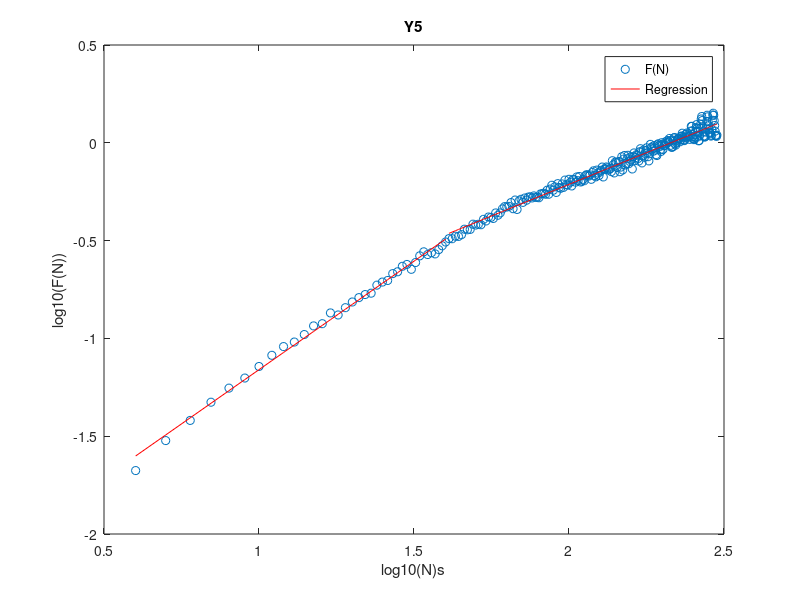
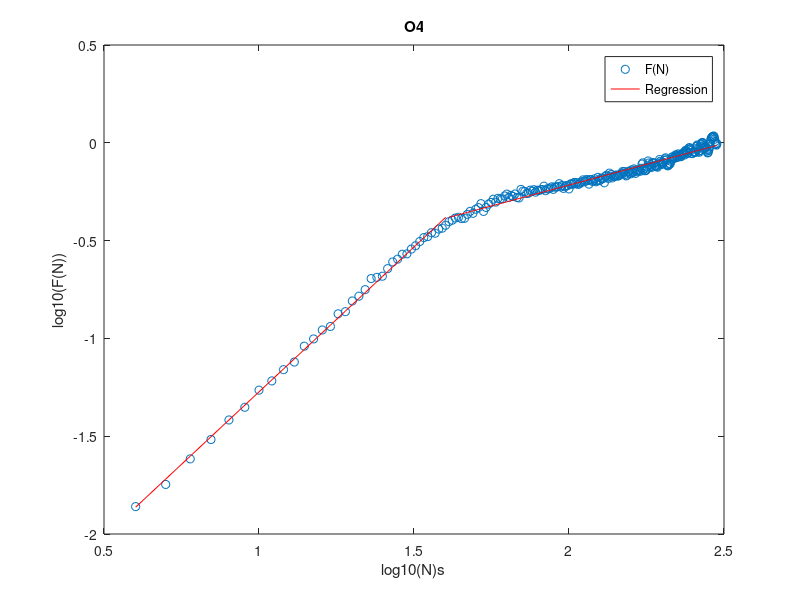

The MATLAB source for these figures, in order:
%--------------------------------------------------------------------------
%Assignment 2 Part A step 6
%Written by Kun Zhang, 22701478

clc;clear;close all;
%data assigned Y5, O4
heartY5=load('Y5.txt');
heartO4=load('O4.txt');

%integrated data
Y5_igt=cumsum(heartY5-mean(heartY5));
O4_igt=cumsum(heartO4-mean(heartO4));

%data length
Y5_len=length(Y5_igt);
O4_len=length(O4_igt);

%The elapsed time = sum of the heartbeat intervals
Y5_time=cumsum(heartY5);
O4_time=cumsum(heartO4);

%---------------------------------for Y5------------------------------
%Box paramentres
for n=4:300; %box size confined in a range or 4-300number of boxes
m=fix(Y5_len/n); %number of boxes
n_redu=mod(Y5_len,n); %redundant elements number <300

%Spliting data and time
if n_redu<4 %last box = regularbox+redundant elements
    n_last=n_redu+n; %last box size last box
    m_reg = m-1; %number of regular boxes
    Y5_split_reg=reshape(Y5_igt(1:(Y5_len-n_last)),n,m_reg);%splitted regular boxes
    Y5_split_last=Y5_igt((Y5_len-n_last+1):end);%last box
    Y5_time_reg=reshape(Y5_time(1:(Y5_len-n_last)),n,m_reg);%splitted regular boxes
    Y5_time_last=Y5_time((Y5_len-n_last+1):end);%last box
else %last box = redundant elements
    n_last=n_redu;%last box size last box
    m_reg = m; %number of regular boxes
    Y5_split_reg=reshape(Y5_igt(1:(Y5_len-n_last)),n,m);%splitted regular boxes
    Y5_split_last=Y5_igt((Y5_len-n_last+1):end);%last box
    Y5_time_reg=reshape(Y5_time(1:(Y5_len-n_last)),n,m);%splitted regular boxes
    Y5_time_last=Y5_time((Y5_len-n_last+1):end);%last box
end

%predefine yreg and ydet, regular regression and detrended
yreg=zeros(n,m_reg);
ydet=zeros(n,m_reg);

%linear regression for each regualr boxes
for i=1:m_reg
b=polyfit(Y5_time_reg(:,i),Y5_split_reg(:,i),1); %linear regression
yreg(:,i)=b(1)*Y5_time_reg(:,i)+b(2);   %=polyval
ydet(:,i)=transpose(Y5_split_reg(:,i)-yreg(:,i)); %find the residual
end
%linear regression for last box
b=polyfit(Y5_time_last,Y5_split_last,1); %linear regression
yreg_last=b(1)*Y5_time_last+b(2);   %m(2) is the coefficient with higher confidence
ydet_last=transpose(Y5_split_last-yreg_last);
ydet_all=[reshape(ydet,1,[]),ydet_last];

rms(n-3)=sqrt(dot(transpose(ydet_all),ydet_all)/length(ydet_all));%root means square of dot product / matrix length

end

n_mat=4:300;
%b_log=polyfit(log10(n_mat),log10(rms),1);%regression for log-log plot
%approximate from the graph, the 37th points is the turning point
alpha_1=polyfit(log10(n_mat(1:37)),log10(rms(1:37)),1)
alpha_2=polyfit(log10(n_mat(38:end)),log10(rms(38:end)),1)
figure (1)
plot(log10(n_mat),log10(rms),'o')
hold on
%plot(log10(n_mat),b_log(1)*log10(n_mat)+b_log(2))
plot(log10(n_mat(1:37)),alpha_1(1)*log10(n_mat(1:37))+alpha_1(2),'r')
hold on
plot(log10(n_mat(38:end)),alpha_2(1)*log10(n_mat(38:end))+alpha_2(2),'r')
title('Y5');
xlabel('log10(N)s');
ylabel('log10(F(N))');
legend('F(N)','Regression')

%---------------------------------for O4------------------------------
%Box paramentres
for n=4:300; %box size confined in a range or 4-300number of boxes
m=fix(O4_len/n); %number of boxes
n_redu=mod(O4_len,n); %redundant elements number <300

%Spliting data and time
if n_redu<4 %last box = regularbox+redundant elements
    n_last=n_redu+n; %last box size last box
    m_reg = m-1; %number of regular boxes
    O4_split_reg=reshape(O4_igt(1:(O4_len-n_last)),n,m_reg);%splitted regular boxes
    O4_split_last=O4_igt((O4_len-n_last+1):end);%last box
    O4_time_reg=reshape(O4_time(1:(O4_len-n_last)),n,m_reg);%splitted regular boxes
    O4_time_last=O4_time((O4_len-n_last+1):end);%last box
else %last box = redundant elements
    n_last=n_redu;%last box size last box
    m_reg = m; %number of regular boxes
    O4_split_reg=reshape(O4_igt(1:(O4_len-n_last)),n,m);%splitted regular boxes
    O4_split_last=O4_igt((O4_len-n_last+1):end);%last box
    O4_time_reg=reshape(O4_time(1:(O4_len-n_last)),n,m);%splitted regular boxes
    O4_time_last=O4_time((O4_len-n_last+1):end);%last box
end

%predefine yreg and ydet, regular regression and detrended
yreg=zeros(n,m_reg);
ydet=zeros(n,m_reg);

%linear regression for each regualr boxes
for i=1:m_reg
b=polyfit(O4_time_reg(:,i),O4_split_reg(:,i),1); %linear regression
yreg(:,i)=b(1)*O4_time_reg(:,i)+b(2);   %=polyval
ydet(:,i)=transpose(O4_split_reg(:,i)-yreg(:,i)); %find the residual
end
%linear regression for last box
b=polyfit(O4_time_last,O4_split_last,1); %linear regression
yreg_last=b(1)*O4_time_last+b(2);   %m(2) is the coefficient with higher confidence
ydet_last=transpose(O4_split_last-yreg_last);
ydet_all=[reshape(ydet,1,[]),ydet_last];

rms(n-3)=sqrt(dot(transpose(ydet_all),ydet_all)/length(ydet_all));%root means square of dot product / matrix length

end

n_mat=4:300;
%b_log=polyfit(log10(n_mat),log10(rms),1);%regression for log-log plot
%approximate from the graph, the 37th points is the turning point
alpha_1=polyfit(log10(n_mat(1:37)),log10(rms(1:37)),1)
alpha_2=polyfit(log10(n_mat(38:end)),log10(rms(38:end)),1)
figure (2)
plot(log10(n_mat),log10(rms),'o')
hold on
%plot(log10(n_mat),b_log(1)*log10(n_mat)+b_log(2))
plot(log10(n_mat(1:37)),alpha_1(1)*log10(n_mat(1:37))+alpha_1(2),'r')
hold on
plot(log10(n_mat(38:end)),alpha_2(1)*log10(n_mat(38:end))+alpha_2(2),'r')
title('O4');
xlabel('log10(N)s');
ylabel('log10(F(N))');
legend('F(N)','Regression')














